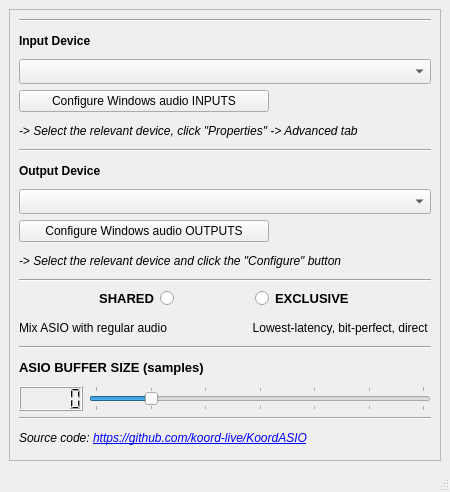
<?xml version="1.0" encoding="UTF-8"?>
<ui version="4.0">
 <class>KdASIOConfigBase</class>
 <widget class="QMainWindow" name="KdASIOConfigBase">
  <property name="enabled">
   <bool>true</bool>
  </property>
  <property name="geometry">
   <rect>
    <x>0</x>
    <y>0</y>
    <width>450</width>
    <height>492</height>
   </rect>
  </property>
  <property name="windowTitle">
   <string>KoordASIO : Universal ASIO Driver</string>
  </property>
  <property name="windowIcon">
   <iconset>
    <normaloff>../../koord-realtime/android/res/drawable-hdpi/icon.png</normaloff>../../koord-realtime/android/res/drawable-hdpi/icon.png</iconset>
  </property>
  <widget class="QWidget" name="centralwidget">
   <layout class="QVBoxLayout" name="verticalLayout">
    <item>
     <widget class="QScrollArea" name="scrollArea">
      <property name="sizePolicy">
       <sizepolicy hsizetype="Expanding" vsizetype="Expanding">
        <horstretch>0</horstretch>
        <verstretch>0</verstretch>
       </sizepolicy>
      </property>
      <property name="widgetResizable">
       <bool>true</bool>
      </property>
      <widget class="QWidget" name="scrollAreaWidgetContents">
       <property name="geometry">
        <rect>
         <x>0</x>
         <y>0</y>
         <width>426</width>
         <height>448</height>
        </rect>
       </property>
       <layout class="QGridLayout" name="gridLayout_4">
        <item row="22" column="0">
         <widget class="QLabel" name="label_2">
          <property name="font">
           <font>
            <pointsize>10</pointsize>
            <weight>75</weight>
            <bold>true</bold>
           </font>
          </property>
          <property name="text">
           <string>ASIO BUFFER SIZE (samples)</string>
          </property>
         </widget>
        </item>
        <item row="5" column="0">
         <widget class="QLabel" name="label_5">
          <property name="font">
           <font>
            <italic>true</italic>
           </font>
          </property>
          <property name="text">
           <string>-&gt; Select the relevant device, click &quot;Properties&quot; -&gt; Advanced tab</string>
          </property>
         </widget>
        </item>
        <item row="21" column="0">
         <widget class="Line" name="line_4">
          <property name="orientation">
           <enum>Qt::Horizontal</enum>
          </property>
         </widget>
        </item>
        <item row="9" column="0">
         <widget class="QPushButton" name="outputAudioSettButton">
          <property name="sizePolicy">
           <sizepolicy hsizetype="Fixed" vsizetype="Fixed">
            <horstretch>0</horstretch>
            <verstretch>0</verstretch>
           </sizepolicy>
          </property>
          <property name="maximumSize">
           <size>
            <width>250</width>
            <height>16777215</height>
           </size>
          </property>
          <property name="text">
           <string>Configure Windows audio OUTPUTS</string>
          </property>
         </widget>
        </item>
        <item row="8" column="0">
         <widget class="QComboBox" name="outputDeviceBox">
          <property name="font">
           <font>
            <family>Arial Black</family>
            <pointsize>9</pointsize>
           </font>
          </property>
         </widget>
        </item>
        <item row="26" column="0">
         <widget class="QLabel" name="label_4">
          <property name="text">
           <string>&lt;html&gt;&lt;head/&gt;&lt;body&gt;&lt;p&gt;&lt;span style=&quot; font-size:9pt; font-style:italic;&quot;&gt;Source code: &lt;/span&gt;&lt;a href=&quot;https://github.com/koord-live/KoordASIO&quot;&gt;&lt;span style=&quot; font-size:9pt; font-style:italic; text-decoration: underline; color:#0000ff;&quot;&gt;https://github.com/koord-live/KoordASIO&lt;/span&gt;&lt;/a&gt;&lt;/p&gt;&lt;/body&gt;&lt;/html&gt;</string>
          </property>
          <property name="openExternalLinks">
           <bool>true</bool>
          </property>
         </widget>
        </item>
        <item row="2" column="0">
         <widget class="QComboBox" name="inputDeviceBox">
          <property name="font">
           <font>
            <family>Arial Black</family>
            <pointsize>9</pointsize>
           </font>
          </property>
         </widget>
        </item>
        <item row="12" column="0">
         <widget class="Line" name="line_2">
          <property name="orientation">
           <enum>Qt::Horizontal</enum>
          </property>
         </widget>
        </item>
        <item row="16" column="0">
         <layout class="QHBoxLayout" name="horizontalLayout_2">
          <item>
           <widget class="QLabel" name="label_7">
            <property name="text">
             <string>Mix ASIO with regular audio</string>
            </property>
           </widget>
          </item>
          <item>
           <widget class="QLabel" name="label_3">
            <property name="layoutDirection">
             <enum>Qt::RightToLeft</enum>
            </property>
            <property name="text">
             <string>Lowest-latency, bit-perfect, direct </string>
            </property>
            <property name="alignment">
             <set>Qt::AlignRight|Qt::AlignTrailing|Qt::AlignVCenter</set>
            </property>
           </widget>
          </item>
         </layout>
        </item>
        <item row="1" column="0">
         <widget class="QLabel" name="label">
          <property name="font">
           <font>
            <pointsize>9</pointsize>
            <weight>75</weight>
            <bold>true</bold>
           </font>
          </property>
          <property name="text">
           <string>Input Device</string>
          </property>
         </widget>
        </item>
        <item row="25" column="0">
         <widget class="Line" name="line">
          <property name="orientation">
           <enum>Qt::Horizontal</enum>
          </property>
         </widget>
        </item>
        <item row="10" column="0">
         <widget class="QLabel" name="label_6">
          <property name="font">
           <font>
            <italic>true</italic>
           </font>
          </property>
          <property name="text">
           <string>-&gt; Select the relevant device and click the &quot;Configure&quot; button</string>
          </property>
         </widget>
        </item>
        <item row="0" column="0">
         <widget class="Line" name="line_3">
          <property name="orientation">
           <enum>Qt::Horizontal</enum>
          </property>
         </widget>
        </item>
        <item row="23" column="0">
         <layout class="QHBoxLayout" name="horizontalLayout_3">
          <item>
           <widget class="QLCDNumber" name="bufferSizeDisplay"/>
          </item>
          <item>
           <widget class="QSlider" name="bufferSizeSlider">
            <property name="toolTip">
             <string extracomment="A lower number is better"/>
            </property>
            <property name="whatsThis">
             <string extracomment="Buffer size in samples. Lower is better!"/>
            </property>
            <property name="layoutDirection">
             <enum>Qt::LeftToRight</enum>
            </property>
            <property name="maximum">
             <number>6</number>
            </property>
            <property name="singleStep">
             <number>1</number>
            </property>
            <property name="pageStep">
             <number>1</number>
            </property>
            <property name="value">
             <number>1</number>
            </property>
            <property name="tracking">
             <bool>true</bool>
            </property>
            <property name="orientation">
             <enum>Qt::Horizontal</enum>
            </property>
            <property name="tickPosition">
             <enum>QSlider::TicksBothSides</enum>
            </property>
            <property name="tickInterval">
             <number>1</number>
            </property>
           </widget>
          </item>
         </layout>
        </item>
        <item row="15" column="0">
         <layout class="QHBoxLayout" name="horizontalLayout">
          <item>
           <widget class="QRadioButton" name="radioButton">
            <property name="sizePolicy">
             <sizepolicy hsizetype="Maximum" vsizetype="Fixed">
              <horstretch>0</horstretch>
              <verstretch>0</verstretch>
             </sizepolicy>
            </property>
            <property name="font">
             <font>
              <pointsize>10</pointsize>
              <weight>75</weight>
              <bold>true</bold>
             </font>
            </property>
            <property name="layoutDirection">
             <enum>Qt::RightToLeft</enum>
            </property>
            <property name="text">
             <string>SHARED</string>
            </property>
           </widget>
          </item>
          <item>
           <widget class="QRadioButton" name="exclusiveButton">
            <property name="enabled">
             <bool>true</bool>
            </property>
            <property name="sizePolicy">
             <sizepolicy hsizetype="Maximum" vsizetype="Fixed">
              <horstretch>0</horstretch>
              <verstretch>0</verstretch>
             </sizepolicy>
            </property>
            <property name="font">
             <font>
              <pointsize>10</pointsize>
              <weight>75</weight>
              <bold>true</bold>
             </font>
            </property>
            <property name="text">
             <string>EXCLUSIVE</string>
            </property>
            <property name="checked">
             <bool>false</bool>
            </property>
           </widget>
          </item>
         </layout>
        </item>
        <item row="6" column="0">
         <widget class="Line" name="line_5">
          <property name="orientation">
           <enum>Qt::Horizontal</enum>
          </property>
         </widget>
        </item>
        <item row="7" column="0">
         <widget class="QLabel" name="deviceLabel">
          <property name="font">
           <font>
            <pointsize>9</pointsize>
            <weight>75</weight>
            <bold>true</bold>
           </font>
          </property>
          <property name="text">
           <string>Output Device</string>
          </property>
         </widget>
        </item>
        <item row="3" column="0">
         <widget class="QPushButton" name="inputAudioSettButton">
          <property name="sizePolicy">
           <sizepolicy hsizetype="Fixed" vsizetype="Fixed">
            <horstretch>0</horstretch>
            <verstretch>0</verstretch>
           </sizepolicy>
          </property>
          <property name="minimumSize">
           <size>
            <width>50</width>
            <height>10</height>
           </size>
          </property>
          <property name="maximumSize">
           <size>
            <width>250</width>
            <height>16777215</height>
           </size>
          </property>
          <property name="text">
           <string>Configure Windows audio INPUTS</string>
          </property>
         </widget>
        </item>
       </layout>
      </widget>
     </widget>
    </item>
   </layout>
  </widget>
  <widget class="QStatusBar" name="statusbar"/>
 </widget>
 <resources/>
 <connections/>
</ui>
